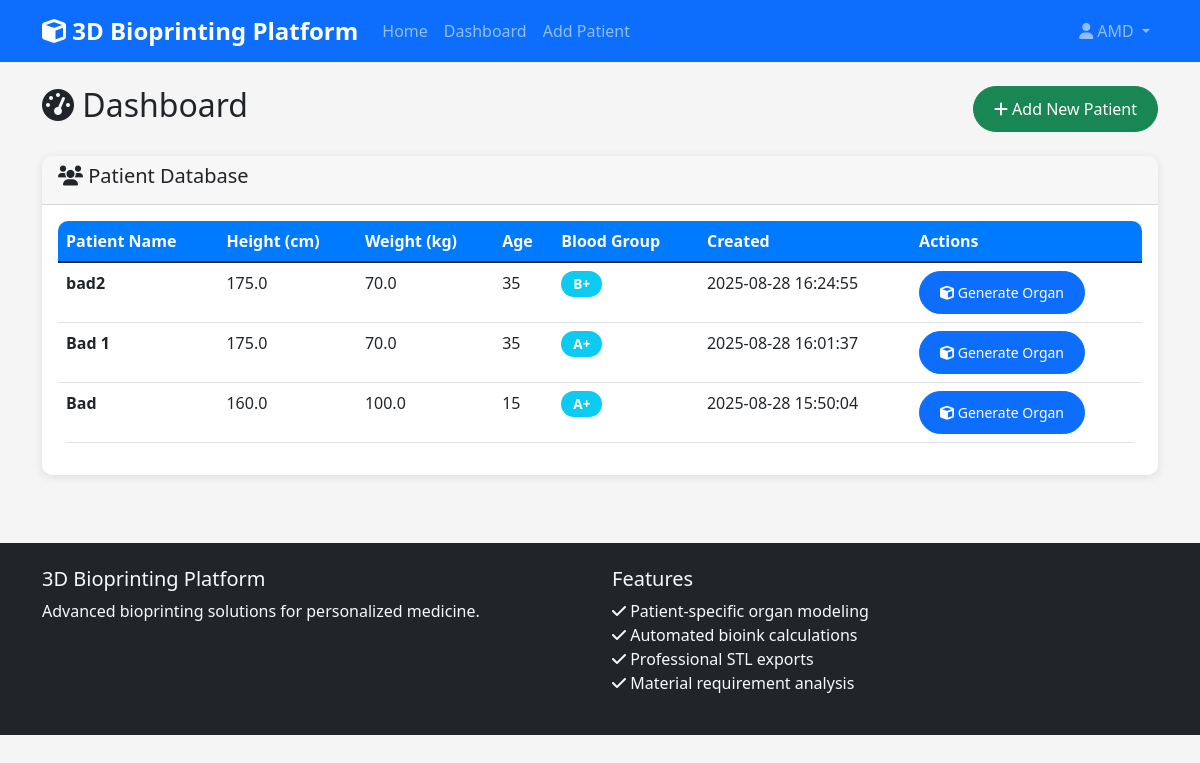
/dashboard (signed in), run on the app's committed database.
### tables this page shows
CREATE TABLE patient_data (
        id INTEGER PRIMARY KEY AUTOINCREMENT,
        user_id INTEGER,
        patient_name TEXT NOT NULL,
        height REAL NOT NULL,
        weight REAL NOT NULL,
        age INTEGER NOT NULL,
        blood_group TEXT NOT NULL,
        medical_conditions TEXT,
        created_at TIMESTAMP DEFAULT CURRENT_TIMESTAMP,
        FOREIGN KEY (user_id) REFERENCES users (id)
    );

### app.py (the view)
@app.route('/dashboard')
def dashboard():
    if 'user_id' not in session:
        return redirect(url_for('login'))
    conn = sqlite3.connect('bioprinting.db')
    c = conn.cursor()
    c.execute('SELECT * FROM patient_data WHERE user_id = ? ORDER BY created_at DESC',
              (session['user_id'],))
    patients = c.fetchall()
    conn.close()
    return render_template('dashboard.html', patients=patients)

### app.py (called while the page is built)
@app.before_request
def create_tables():
    init_db()

### templates/dashboard.html (shortened to what this page needs)
{% extends "base.html" %}
{% block content %}
<div class="d-flex justify-content-between align-items-center mb-4">
    <h2><i class="fas fa-tachometer-alt"></i> Dashboard</h2>
    <a href="{{ url_for('add_patient') }}" class="btn btn-success">
        <i class="fas fa-plus"></i> Add New Patient
    </a>
</div>
{% if patients %}
<div class="row">
    <div class="col-md-12">
        <div class="card">
            <div class="card-header">
                <h5><i class="fas fa-users"></i> Patient Database</h5>
            </div>
            <div class="card-body">
                <div class="table-responsive">
                    <table class="table table-hover">
                        <thead>
                            <tr>
                                <th>Patient Name</th>
                                <th>Height (cm)</th>
                                <th>Weight (kg)</th>
                                <th>Age</th>
                                <th>Blood Group</th>
                                <th>Created</th>
                                <th>Actions</th>
                            </tr>
                        </thead>
                        <tbody>
                            {% for patient in patients %}
                            <tr>
                                <td><strong>{{ patient[2] }}</strong></td>
                                <td>{{ patient[3] }}</td>
                                <td>{{ patient[4] }}</td>
                                <td>{{ patient[5] }}</td>
                                <td><span class="badge bg-info">{{ patient[6] }}</span></td>
                                <td>{{ patient[8] }}</td>
                                <td>
                                    <a href="{{ url_for('generate_organ_form', patient_id=patient[0]) }}"
                                       class="btn btn-primary btn-sm">
                                        <i class="fas fa-cube"></i> Generate Organ
                                    </a>
                                </td>
                            </tr>
                            {% endfor %}
                        </tbody>
                    </table>
                </div>
            </div>
        </div>
    </div>
</div>
{% endif %}
{% endblock %}

### templates/base.html (shortened to what this page needs)
<!DOCTYPE html>
<html lang="en">
<head>
    <link href="https://cdn.jsdelivr.net/npm/bootstrap@5.1.3/dist/css/bootstrap.min.css" rel="stylesheet">
    <link href="https://cdnjs.cloudflare.com/ajax/libs/font-awesome/6.0.0/css/all.min.css" rel="stylesheet">
    <link href="{{ url_for('static', filename='css/styles.css') }}" rel="stylesheet">
</head>
<body>
    <nav class="navbar navbar-expand-lg navbar-dark bg-primary">
        <div class="container">
            <a class="navbar-brand" href="{{ url_for('index') }}">
                <i class="fas fa-cube"></i> 3D Bioprinting Platform
            </a>
            <div class="collapse navbar-collapse" id="navbarNav">
                <ul class="navbar-nav me-auto">
                    <li class="nav-item">
                        <a class="nav-link" href="{{ url_for('index') }}">Home</a>
                    </li>
                    {% if session.user_id %}
                    <li class="nav-item">
                        <a class="nav-link" href="{{ url_for('dashboard') }}">Dashboard</a>
                    </li>
                    <li class="nav-item">
                        <a class="nav-link" href="{{ url_for('add_patient') }}">Add Patient</a>
                    </li>
                    {% endif %}
                </ul>
                <ul class="navbar-nav">
                    {% if session.user_id %}
                    <li class="nav-item dropdown">
                        <a class="nav-link dropdown-toggle" href="#" id="navbarDropdown" role="button" data-bs-toggle="dropdown">
                            <i class="fas fa-user"></i> {{ session.username }}
                        </a>
                    </li>
                    {% endif %}
                </ul>
            </div>
        </div>
    </nav>
    <main class="container mt-4">
        {% block content %}{% endblock %}
    </main>
    <footer class="bg-dark text-light mt-5 py-4">
        <div class="container">
            <div class="row">
                <div class="col-md-6">
                    <h5>3D Bioprinting Platform</h5>
                    <p>Advanced bioprinting solutions for personalized medicine.</p>
                </div>
                <div class="col-md-6">
                    <h5>Features</h5>
                    <ul class="list-unstyled">
                        <li><i class="fas fa-check"></i> Patient-specific organ modeling</li>
                        <li><i class="fas fa-check"></i> Automated bioink calculations</li>
                        <li><i class="fas fa-check"></i> Professional STL exports</li>
                        <li><i class="fas fa-check"></i> Material requirement analysis</li>
                    </ul>
                </div>
            </div>
        </div>
    </footer>
</body>
</html>

### static/css/styles.css (style rules this page uses)
:root { --primary-color: #007bff; --secondary-color: #6c757d; --success-color: #28a745; --danger-color: #dc3545; --warning-color: #ffc107; --info-color: #17a2b8; --dark-color: #343a40; --light-color: #f8f9fa; }
body { font-family: 'Segoe UI', Tahoma, Geneva, Verdana, sans-serif; background-color: #f5f5f5; }
.navbar-brand { font-weight: bold; font-size: 1.5rem; }
.card { border: none; border-radius: 10px; box-shadow: 0 2px 10px rgba(0,0,0,0.1); margin-bottom: 20px; }
.card-header { border-radius: 10px 10px 0 0 !important; font-weight: 600; }
.btn { border-radius: 25px; font-weight: 500; padding: 10px 20px; }
.table { border-radius: 10px; overflow: hidden; }
.table thead th { background-color: var(--primary-color); color: white; border: none; font-weight: 600; }
.badge { font-size: 0.85em; padding: 6px 12px; border-radius: 20px; }
footer { margin-top: 50px; border-radius: 0; }
.card { animation: fadeInUp 0.6s ease-out; }

### data on the page
patient_data: patient_name "bad2", height "175.0", weight "70.0", age "35", blood_group "B+", created_at "2025-08-28 16:24:55"
patient_data: patient_name "Bad 1", height "175.0", weight "70.0", age "35", blood_group "A+", created_at "2025-08-28 16:01:37"
patient_data: patient_name "Bad", height "160.0", weight "100.0", age "15", blood_group "A+", created_at "2025-08-28 15:50:04"

### other printed values
{{ session.username }} "AMD"
